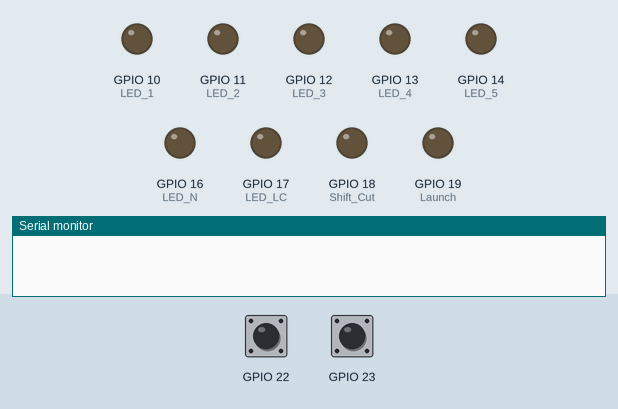
A sketch run on a simulated ESP32-S3. Shown: output pins drawn as LEDs (lit = HIGH), the last lines printed to the serial monitor. The test bench sets the inputs (shaded band); at power-on: GPIO 22 HIGH, GPIO 23 HIGH.

Above: at 1.2 s.
1.3 s: GPIO 22 pulled LOW for 0.15 s
At 2.5 s:
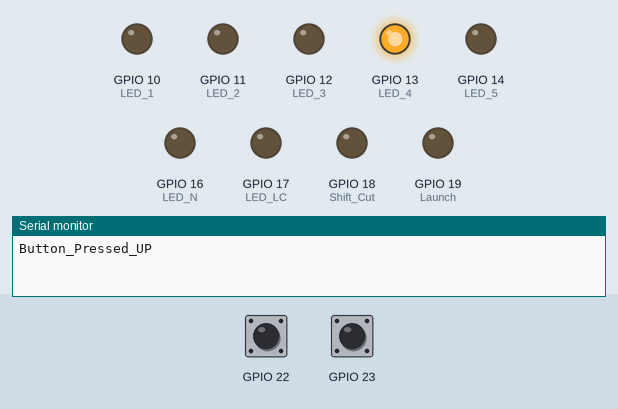
2.9 s: GPIO 23 pulled LOW for 0.15 s
At 3.9 s:
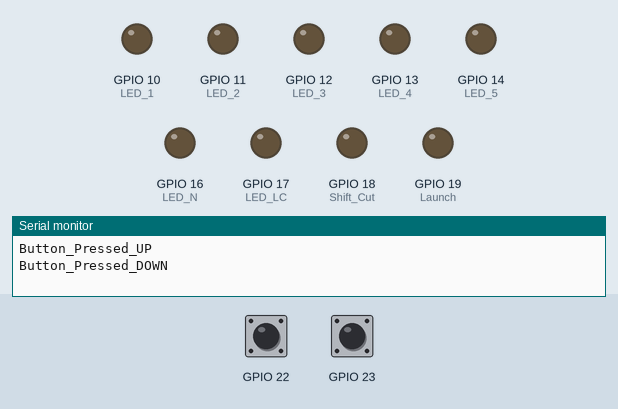
4.5 s: GPIO 22 pulled LOW for 1 s
At 5.1 s:
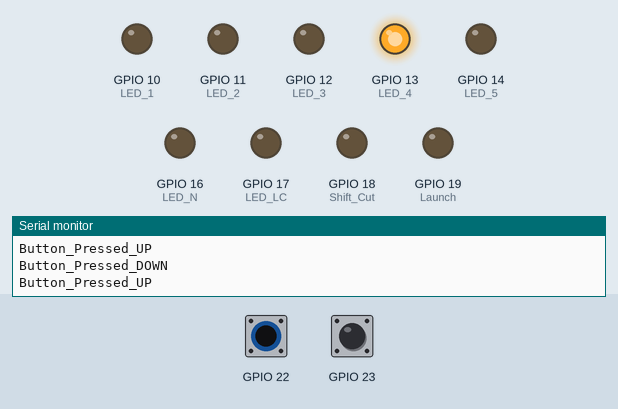
7.0 s: GPIO 23 pulled LOW for 1 s
At 8.2 s:
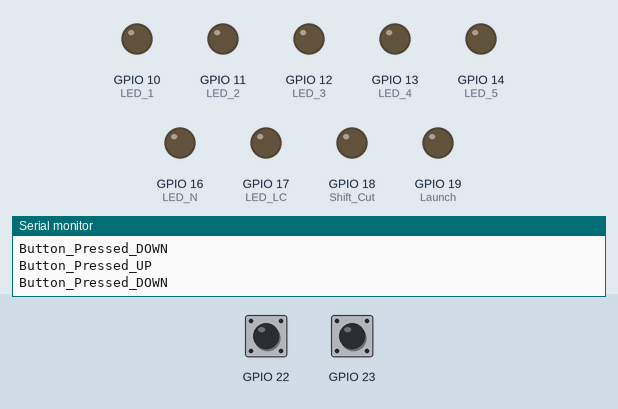
Timing chart, 0 to 10.0 s (numbered marks = the images above; inputs shaded):
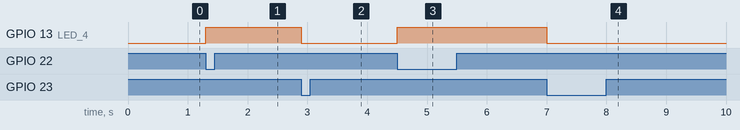

The sketch:

Smart_Shifting_Code.ino
```cpp
#include <Arduino.h>

//define states used for switch case
#define NEUTRAL  1
#define UP_SHIFT  2
#define DOWN_SHIFT  3

//define pins that gear LEDs are on
#define LED_1 10
#define LED_2 11
#define LED_3 12
#define LED_4 13
#define LED_5 14

//define pins that other LEDs are on
#define LED_N 16
#define LED_LC 17

//button struct contains PIN num and current state
struct Button {
  const uint8_t PIN;
  uint32_t numberKeyPresses;
  bool pressed;
};

// The following declares the buttons used for shifting
Button UP_Button = {22, 0, false};
Button DOWN_Button = {23, 0, false};

void IRAM_ATTR isr1() {
  digitalWrite(13, HIGH);   // turn the LED on (HIGH is the voltage level)
  Serial.println("Button_Pressed_UP");
}

void IRAM_ATTR isr2() {
  digitalWrite(13, LOW);   // turn the LED on (HIGH is the voltage level)
  Serial.println("Button_Pressed_DOWN");
}


int Shift_Cut = 18;   //assuming wired direct to ECU?
int Launch = 19;      //assuming wired direct to ECU?

int UP_Flag = 0;
int DOWN_Flag = 0;

int state;

int gear = 0;
// Neutral = 0
// Gears 1-5 = 1-5

void setup() {
  Serial.begin(115200);

  pinMode(LED_1, OUTPUT);
  pinMode(LED_2, OUTPUT);
  pinMode(LED_3, OUTPUT);
  pinMode(LED_4, OUTPUT);
  pinMode(LED_5, OUTPUT);
  pinMode(LED_N, OUTPUT);
  pinMode(LED_LC, OUTPUT);
  pinMode(13, OUTPUT);
  pinMode(Shift_Cut, OUTPUT);   //Where is this going?
  pinMode(Launch, OUTPUT);      //Where is this going?

  pinMode(UP_Button.PIN, INPUT_PULLUP);
  attachInterrupt(UP_Button.PIN, isr1, FALLING);
  pinMode(DOWN_Button.PIN, INPUT_PULLUP);
  attachInterrupt(DOWN_Button.PIN, isr2, FALLING);

  digitalWrite(13, LOW);
}

// the loop function runs TO INFINITY AND BEYOND
void loop() {

  switch (state) {
    case NEUTRAL:
      //do some shit
      break;

    case UP_SHIFT:
      //do some shit
      break;

    case DOWN_SHIFT:
      //do some shit
      break;

    default:
      break;
  }

  UP_Flag = digitalRead(UP_Button.PIN);
  DOWN_Flag = digitalRead(DOWN_Button.PIN);
}

void startup() {

}
```

Measured:
- after the input at 1.3 s, GPIO 13 (LED_4): LOW → HIGH at once
- after the input at 2.9 s, GPIO 13 (LED_4): HIGH → LOW at once
- after the input at 4.5 s, GPIO 13 (LED_4): LOW → HIGH at once
- after the input at 7.0 s, GPIO 13 (LED_4): HIGH → LOW at once
